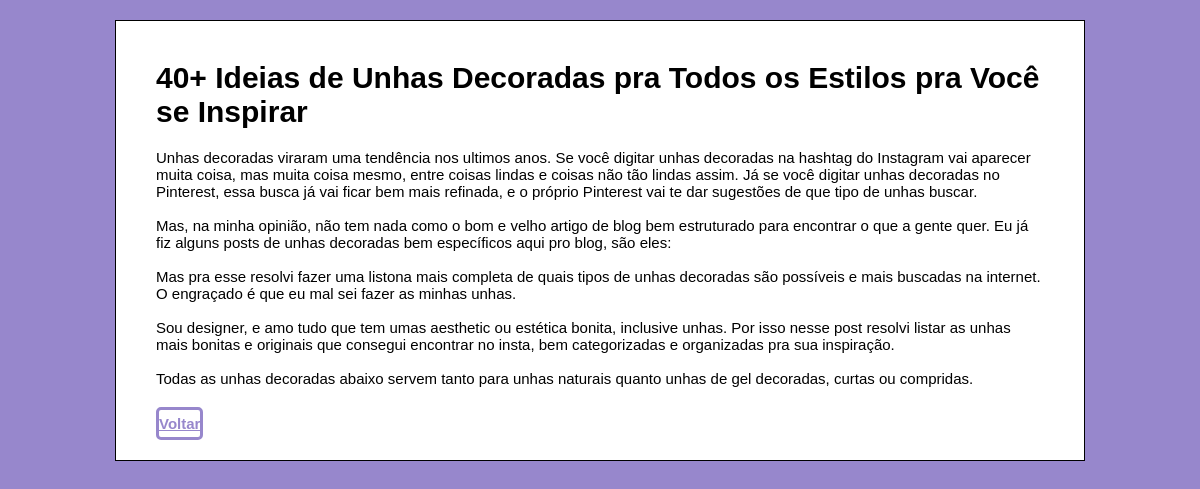
The app's page /Blog-desafio-final/post.php?id=1 with its own data.
### tables this page shows
CREATE TABLE `post` (
  `ID_POST` int(11) NOT NULL AUTO_INCREMENT,
  `TITULO_POST` varchar(300) NOT NULL,
  `CONTEUDO_POST` varchar(1500) NOT NULL,
  `DATA_DE_PUBLICACAO` date NOT NULL,
  `QTD_DE_ACESSOS` varchar(15) NOT NULL,
  PRIMARY KEY (`ID_POST`)
);

### Blog-desafio-final/src/Posts-funcoes.php (called while the page is built, shortened)
<?php
class Post
{
    private $mysql;
    public function __construct(mysqli $mysql)
    {
        $this->mysql = $mysql;
    }
    public function encontrarPorId(string $id): array
    {
        $selecionaPost = $this->mysql->prepare("SELECT ID_POST, TITULO_POST, CONTEUDO_POST FROM post WHERE ID_POST = ?");
        $selecionaPost->bind_param('s', $id);
        $selecionaPost->execute();
        $post = $selecionaPost->get_result()->fetch_assoc();
        return $post;
    }
}

### Blog-desafio-final/post.php (the view, shortened to what this page needs)
<?php
require 'config-blog.php';
require 'src/Posts-funcoes.php';
$obj_post = new Post($mysql);
$post = $obj_post->encontrarPorId($_GET['id']);
?>
<!DOCTYPE html>
<html lang="pt-br">
<head>
    <link rel="stylesheet" href="style.css">
</head>
<body>
    <div class="pagina-inicial">
        <h1>
            <?php echo $post['TITULO_POST']; ?>
        </h1>
        <p>
            <?php echo nl2br($post['CONTEUDO_POST']); ?>
        </p>
       <div>
            <a class="botao botao-block" href="index.php">Voltar</a>
        </div>
    </div>
</body>
</html>

### Blog-desafio-final/style.css (style rules this page uses)
body { background-color: #9787CC; font-family: 'montserrat', sans-serif; font-size: 15px;; }
.pagina-inicial { width: 75%; margin: 0 auto; background-color: #FFFFFF; padding: 20px 40px; border: solid 1px black; margin-top: 20px; text-decoration: none; }
.botao { width: 30%; padding: 5px 0; margin-top: 20px; background-color: #FFFFFF; color: #9787CC; border: solid 3px; border-radius: 5px; font-weight: bold; transition: 1s all; cursor: pointer; }
.botao-block { display: block; width: max-content; }

### records on screen
post: TITULO_POST "40+ Ideias de Unhas Decoradas pra Todos os Estilos pra Você se Inspirar", CONTEUDO_POST "Unhas decoradas viraram uma tendência nos ultimos anos. Se você digitar unhas decoradas na hashtag do Instagram vai aparecer muita coisa, mas muita coisa mesmo, entre coisas lindas e coisas não tão lindas assim. Já se você digitar unhas decoradas no Pinterest, essa busca já vai ficar bem mais refinada, e o próprio Pinterest vai te dar sugestões de que tipo de unhas buscar. Mas, na minha opinião, não tem nada como o bom e velho artigo de blog bem estruturado para encontrar o que a gente quer. Eu já fiz alguns posts de unhas decoradas bem específicos aqui pro blog, são eles: Mas pra esse resolvi fazer uma listona mais completa de quais tipos de unhas decoradas são possíveis e mais buscadas na…"
